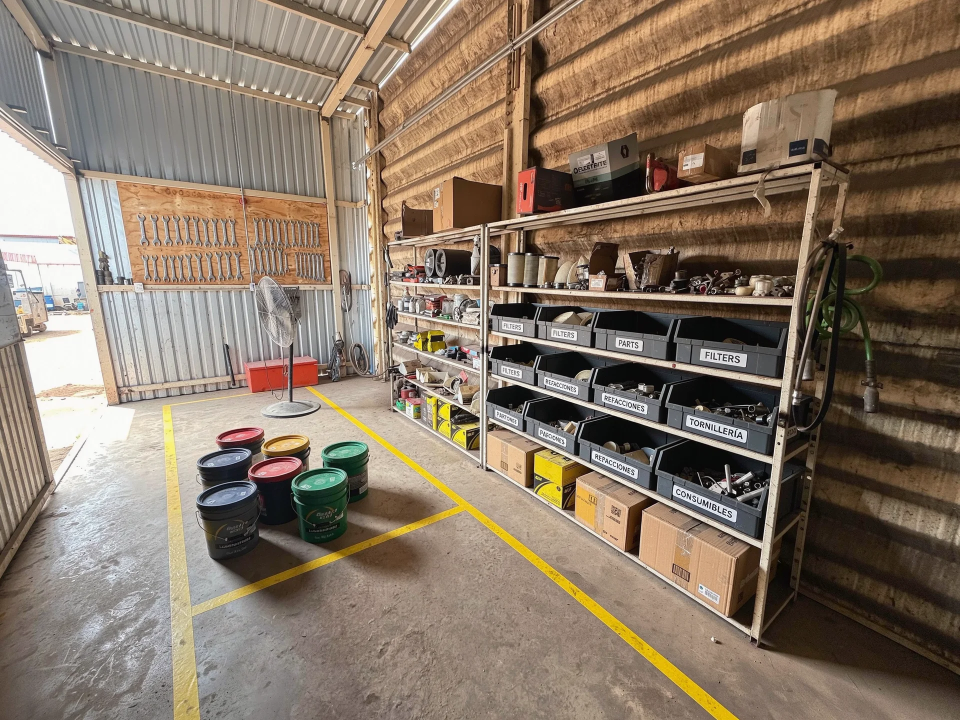
#> input picture presentacion/assets/fotos/5s/5s-entrada.webp, 1920 x 1440 px, found by its file name (shown at 1/2 size)
$ python -i render5s.py   (imports and definitions only)
#> lines starting #> are read from the running program, lines starting #| are printed output that depends on the picture
"""Video 5S del almacén del taller Nutrikowi.
Se dibuja sobre las fotografías reales (sin mover estantes, escritorio ni pizarrón)
y termina con la imagen conceptual. Salida: frames RGB por stdout para ffmpeg."""
import sys, math
from PIL import Image, ImageDraw, ImageFont, ImageFilter

D = sys.argv[1]
W, H, FPS = 1920, 1080, 30
NAR = (238, 122, 23); TINTA = (36, 33, 31); BLANCO = (255, 255, 255); ACERO = (106, 97, 90)

def fuente(px, peso=600, ancho=100):
    f = ImageFont.truetype(D + "/archivo.ttf", px)
    f.set_variation_by_axes([peso, ancho])
    return f

# [1 line that did not run here, left out]
# [1 line that did not run here, left out]
# [1 line not run here, left out]

def foto(nombre, y0=120):
    im = Image.open(D + "/" + nombre).convert("RGB")
    if im.size == (1280, 960):
        im = im.crop((0, y0, 1280, y0 + 720))
    else:
        im = im.resize((1280, round(im.height * 1280 / im.width)))
        y = (im.height - 720) // 2; im = im.crop((0, y, 1280, y + 720))
    return im

def ease(t): t = max(0, min(1, t)); return t * t * (3 - 2 * t)

# [5 lines left out: function ventana, not called in this run]

def a_frame(pt, v):
    x0, y0, w, h = v
    return ((pt[0] - x0) * W / w, (pt[1] - y0) * H / h)

# [11 lines left out: function fondo, not called in this run]

def capa_alpha(img, a):
    if a >= 1: return img
    r, g, b, al = img.split(); al = al.point(lambda p: int(p * a)); img.putalpha(al); return img

# [94 lines left out: functions marco, placa, poligono, panel, riel, etiqueta_real and 1 more, not called in this run]

def tramo(t, a, b): return ease((t - a) / max(b - a, 1e-6))

# ---------------- Escenas ----------------
# [1 line that did not run here, left out]
# [1 line not run here, left out]

# [83 lines left out: functions titulo, hoy, clasificar, ordenar, limpiar, estandarizar and 2 more, not called in this run]

ESCENAS = [(titulo, 3.5), (hoy, 4.5), (clasificar, 6.5), (ordenar, 7.0), (limpiar, 6.0),
           (estandarizar, 7.0), (disciplina, 6.0), (resultado, 6.5)]
FUNDIDO = 12  # frames de transición entre escenas

out = sys.stdout.buffer
previo = None
# [8 lines not run here, left out]

>>> result = foto('../assets/fotos/5s/5s-entrada.webp')
#> call 2 of foto, with nombre = '../assets/fotos/5s/5s-entrada.webp', y0 = 120
#> in foto, im is the input picture: PIL image 1920x1440 RGB; mean R, G, B 135.3, 118.9, 102.3
#> in foto (call 2), `im = im.crop((0, y, 1280, y + 720))`:
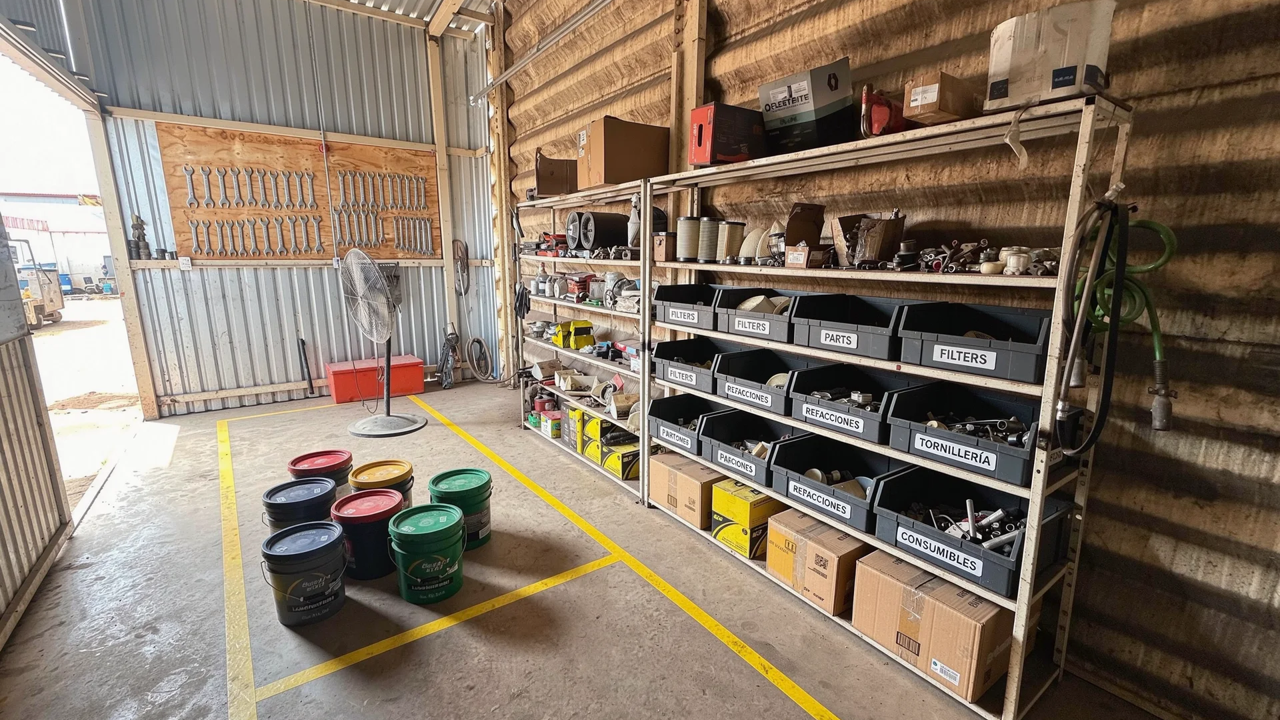
#> im: PIL image 1280x720 RGB; mean R, G, B 133.6, 118.4, 102.5

$ run again, on presentacion/assets/fotos/5s/5s-fondo.webp
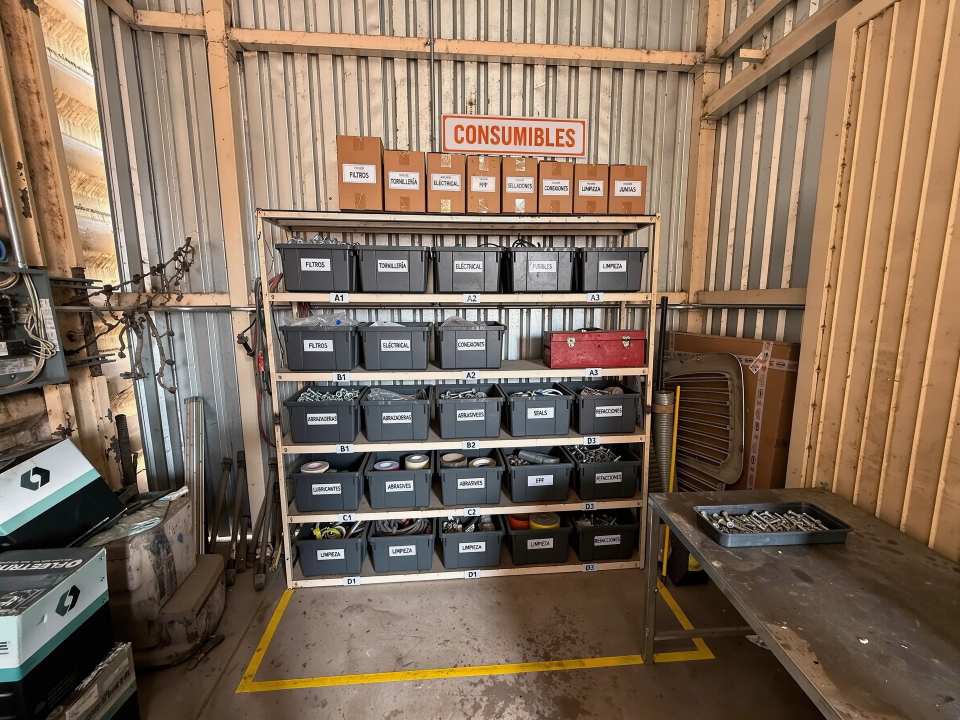
#> input picture presentacion/assets/fotos/5s/5s-fondo.webp, 1920 x 1440 px, found by its file name (shown at 1/2 size)
#> in foto, im is the input picture: PIL image 1920x1440 RGB; mean R, G, B 129.6, 109, 90.8
#> in foto (call 2), `im = im.crop((0, y, 1280, y + 720))`:
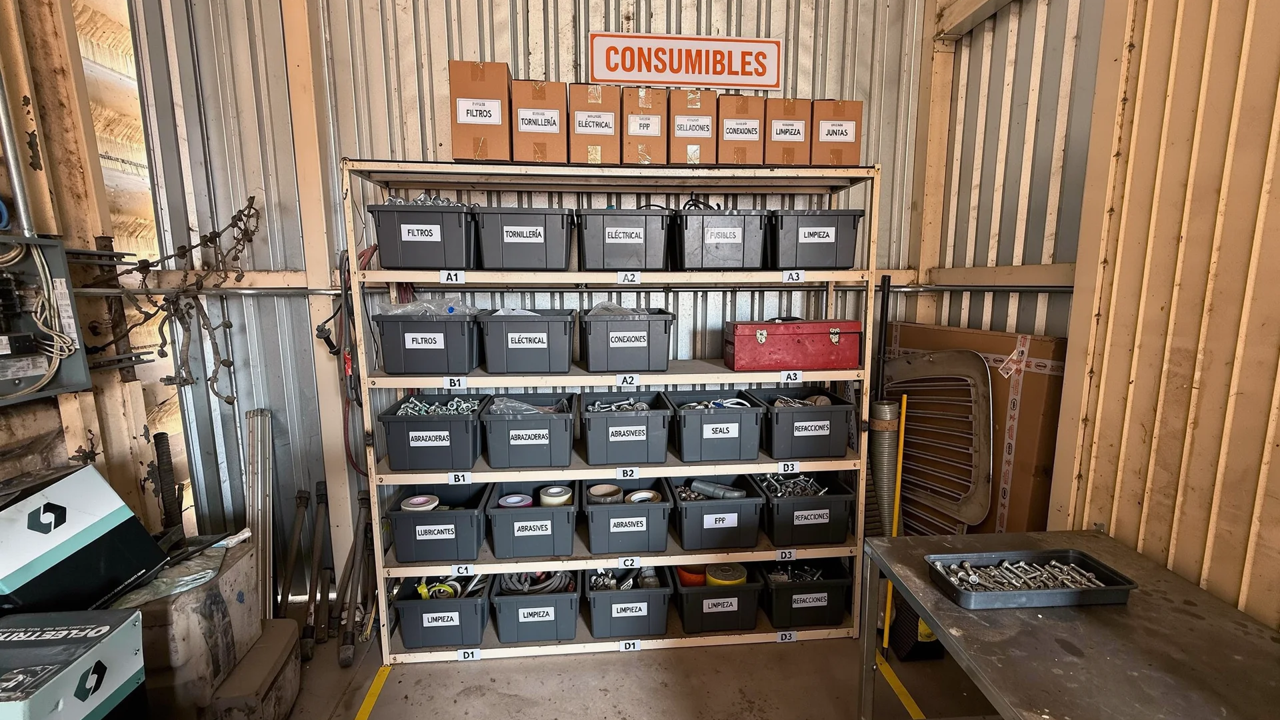
#> im: PIL image 1280x720 RGB; mean R, G, B 128.2, 108.8, 92.4

$ run again, on presentacion/assets/fotos/5s/5s-pizarron.webp
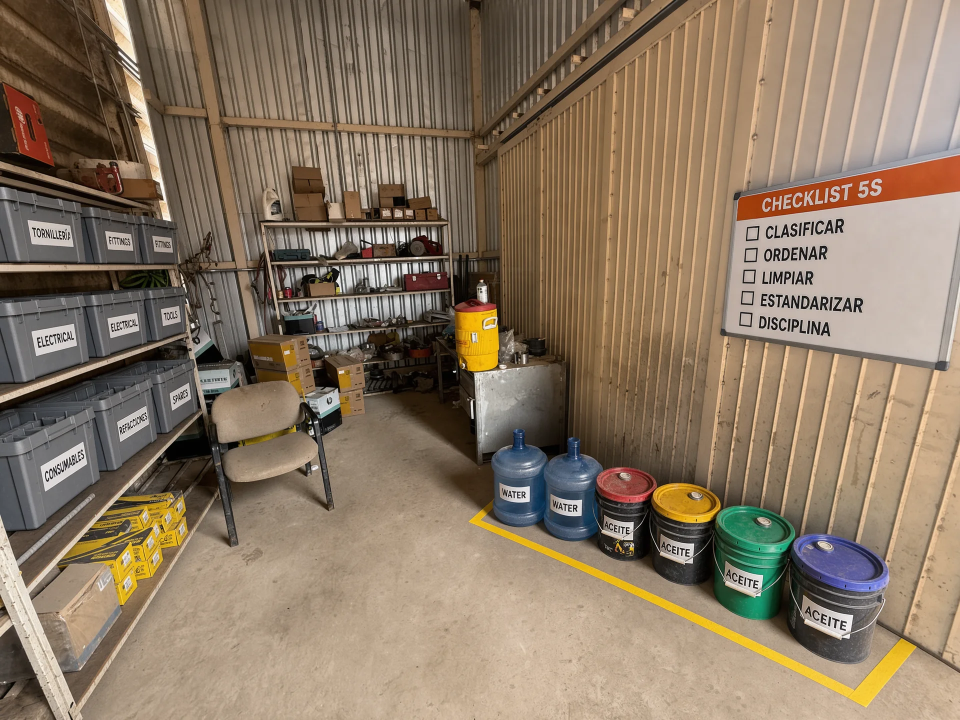
#> input picture presentacion/assets/fotos/5s/5s-pizarron.webp, 1920 x 1440 px, found by its file name (shown at 1/2 size)
#> in foto, im is the input picture: PIL image 1920x1440 RGB; mean R, G, B 138.8, 120.6, 100.2
#> in foto (call 2), `im = im.crop((0, y, 1280, y + 720))`:
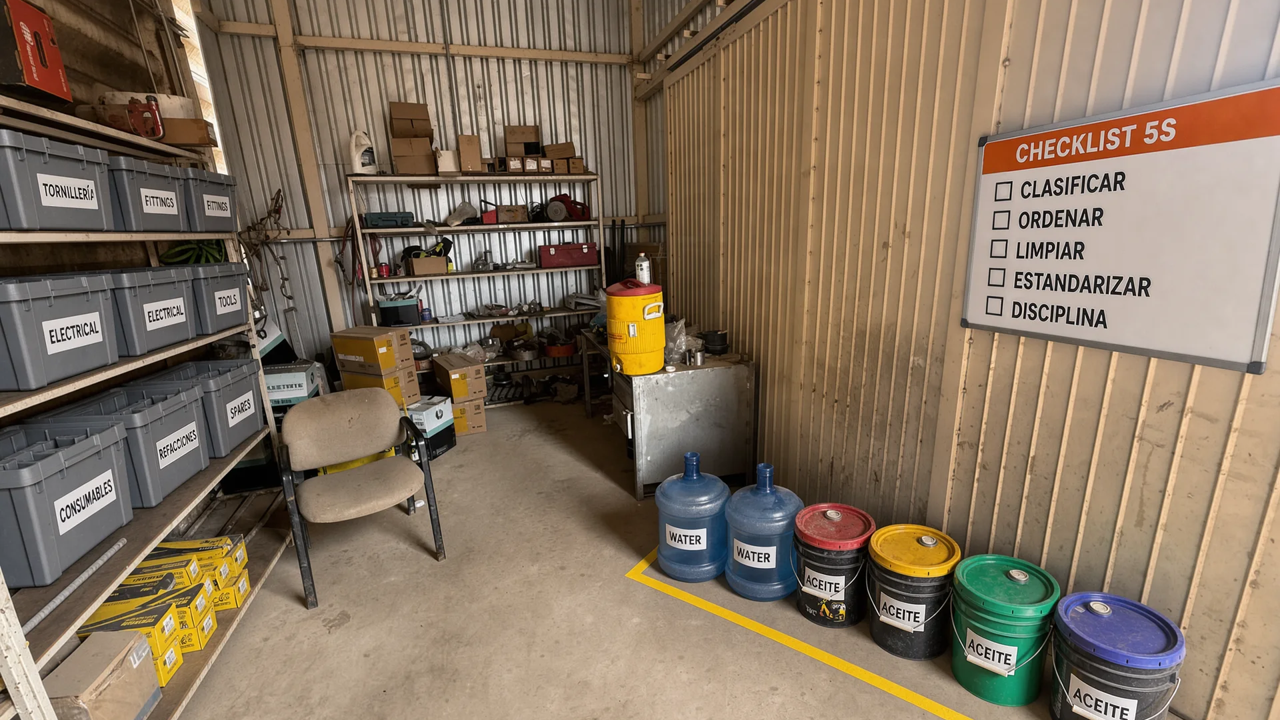
#> im: PIL image 1280x720 RGB; mean R, G, B 133, 115.6, 96.1
